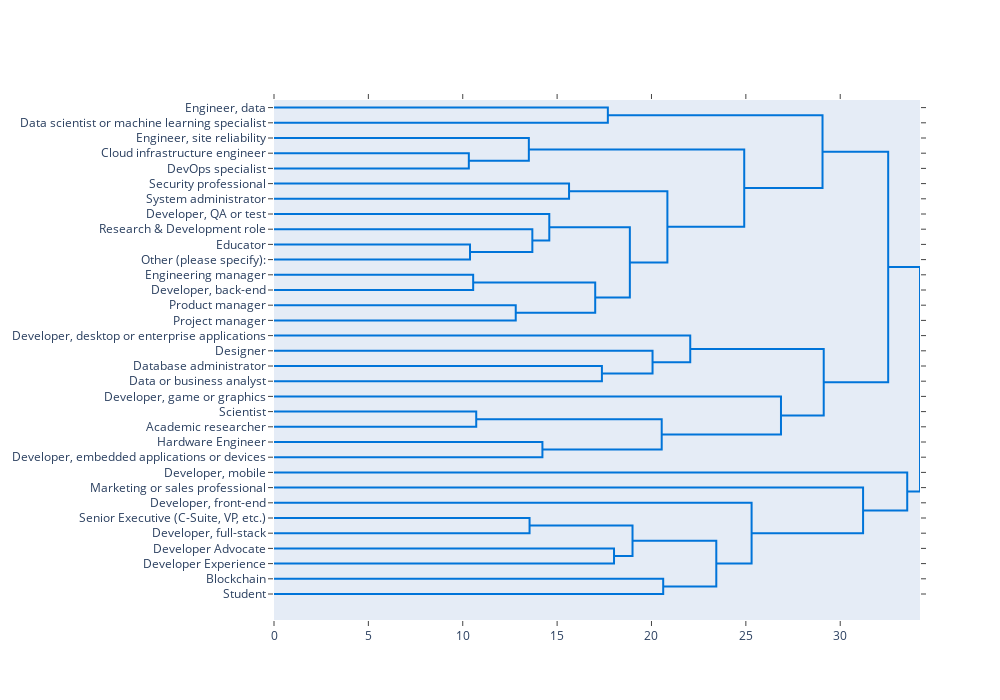

The notebook cell this image was saved under:
### Code cell
fig = ff.create_dendrogram(std_skills, labels=sorted_roles, orientation='left', color_threshold=0)
fig.update_layout(height=700, width=1000, showlegend=False)
fig.show()

### Figure 1 — Plotly figure (JSON) as saved in the notebook; plotly's stock layout.template omitted (floating-point values rounded to 4 significant figures)
{"data": [{"hoverinfo": "text", "marker": {"color": "rgb(0,116,217)"}, "mode": "lines", "type": "scatter", "x": [0, 17.69, 17.69, 0], "xaxis": "x", "y": [-5, -5, -15, -15], "yaxis": "y"}, {"hoverinfo": "text", "marker": {"color": "rgb(0,116,217)"}, "mode": "lines", "type": "scatter", "x": [0, 10.32, 10.32, 0], "xaxis": "x", "y": [-35, -35, -45, -45], "yaxis": "y"}, {"hoverinfo": "text", "marker": {"color": "rgb(0,116,217)"}, "mode": "lines", "type": "scatter", "x": [0, 13.5, 13.5, 10.32], "xaxis": "x", "y": [-25, -25, -40, -40], "yaxis": "y"}, {"hoverinfo": "text", "marker": {"color": "rgb(0,116,217)"}, "mode": "lines", "type": "scatter", "x": [0, 15.63, 15.63, 0], "xaxis": "x", "y": [-55, -55, -65, -65], "yaxis": "y"}, {"hoverinfo": "text", "marker": {"color": "rgb(0,116,217)"}, "mode": "lines", "type": "scatter", "x": [0, 10.39, 10.39, 0], "xaxis": "x", "y": [-95, -95, -105, -105], "yaxis": "y"}, {"hoverinfo": "text", "marker": {"color": "rgb(0,116,217)"}, "mode": "lines", "type": "scatter", "x": [0, 13.69, 13.69, 10.39], "xaxis": "x", "y": [-85, -85, -100, -100], "yaxis": "y"}, {"hoverinfo": "text", "marker": {"color": "rgb(0,116,217)"}, "mode": "lines", "type": "scatter", "x": [0, 14.59, 14.59, 13.69], "xaxis": "x", "y": [-75, -75, -92.5, -92.5], "yaxis": "y"}, {"hoverinfo": "text", "marker": {"color": "rgb(0,116,217)"}, "mode": "lines", "type": "scatter", "x": [0, 10.55, 10.55, 0], "xaxis": "x", "y": [-115, -115, -125, -125], "yaxis": "y"}, {"hoverinfo": "text", "marker": {"color": "rgb(0,116,217)"}, "mode": "lines", "type": "scatter", "x": [0, 12.81, 12.81, 0], "xaxis": "x", "y": [-135, -135, -145, -145], "yaxis": "y"}, {"hoverinfo": "text", "marker": {"color": "rgb(0,116,217)"}, "mode": "lines", "type": "scatter", "x": [10.55, 17.02, 17.02, 12.81], "xaxis": "x", "y": [-120, -120, -140, -140], "yaxis": "y"}, {"hoverinfo": "text", "marker": {"color": "rgb(0,116,217)"}, "mode": "lines", "type": "scatter", "x": [14.59, 18.85, 18.85, 17.02], "xaxis": "x", "y": [-83.75, -83.75, -130, -130], "yaxis": "y"}, {"hoverinfo": "text", "marker": {"color": "rgb(0,116,217)"}, "mode": "lines", "type": "scatter", "x": [15.63, 20.84, 20.84, 18.85], "xaxis": "x", "y": [-60, -60, -106.9, -106.9], "yaxis": "y"}, {"hoverinfo": "text", "marker": {"color": "rgb(0,116,217)"}, "mode": "lines", "type": "scatter", "x": [13.5, 24.91, 24.91, 20.84], "xaxis": "x", "y": [-32.5, -32.5, -83.44, -83.44], "yaxis": "y"}, {"hoverinfo": "text", "marker": {"color": "rgb(0,116,217)"}, "mode": "lines", "type": "scatter", "x": [17.69, 29.06, 29.06, 24.91], "xaxis": "x", "y": [-10, -10, -57.97, -57.97], "yaxis": "y"}, {"hoverinfo": "text", "marker": {"color": "rgb(0,116,217)"}, "mode": "lines", "type": "scatter", "x": [0, 17.37, 17.37, 0], "xaxis": "x", "y": [-175, -175, -185, -185], "yaxis": "y"}, {"hoverinfo": "text", "marker": {"color": "rgb(0,116,217)"}, "mode": "lines", "type": "scatter", "x": [0, 20.06, 20.06, 17.37], "xaxis": "x", "y": [-165, -165, -180, -180], "yaxis": "y"}, {"hoverinfo": "text", "marker": {"color": "rgb(0,116,217)"}, "mode": "lines", "type": "scatter", "x": [0, 22.05, 22.05, 20.06], "xaxis": "x", "y": [-155, -155, -172.5, -172.5], "yaxis": "y"}, {"hoverinfo": "text", "marker": {"color": "rgb(0,116,217)"}, "mode": "lines", "type": "scatter", "x": [0, 10.71, 10.71, 0], "xaxis": "x", "y": [-205, -205, -215, -215], "yaxis": "y"}, {"hoverinfo": "text", "marker": {"color": "rgb(0,116,217)"}, "mode": "lines", "type": "scatter", "x": [0, 14.22, 14.22, 0], "xaxis": "x", "y": [-225, -225, -235, -235], "yaxis": "y"}, {"hoverinfo": "text", "marker": {"color": "rgb(0,116,217)"}, "mode": "lines", "type": "scatter", "x": [10.71, 20.54, 20.54, 14.22], "xaxis": "x", "y": [-210, -210, -230, -230], "yaxis": "y"}, {"hoverinfo": "text", "marker": {"color": "rgb(0,116,217)"}, "mode": "lines", "type": "scatter", "x": [0, 26.86, 26.86, 20.54], "xaxis": "x", "y": [-195, -195, -220, -220], "yaxis": "y"}, {"hoverinfo": "text", "marker": {"color": "rgb(0,116,217)"}, "mode": "lines", "type": "scatter", "x": [22.05, 29.13, 29.13, 26.86], "xaxis": "x", "y": [-163.8, -163.8, -207.5, -207.5], "yaxis": "y"}, {"hoverinfo": "text", "marker": {"color": "rgb(0,116,217)"}, "mode": "lines", "type": "scatter", "x": [29.06, 32.54, 32.54, 29.13], "xaxis": "x", "y": [-33.98, -33.98, -185.6, -185.6], "yaxis": "y"}, {"hoverinfo": "text", "marker": {"color": "rgb(0,116,217)"}, "mode": "lines", "type": "scatter", "x": [0, 13.54, 13.54, 0], "xaxis": "x", "y": [-275, -275, -285, -285], "yaxis": "y"}, {"hoverinfo": "text", "marker": {"color": "rgb(0,116,217)"}, "mode": "lines", "type": "scatter", "x": [0, 18.02, 18.02, 0], "xaxis": "x", "y": [-295, -295, -305, -305], "yaxis": "y"}, {"hoverinfo": "text", "marker": {"color": "rgb(0,116,217)"}, "mode": "lines", "type": "scatter", "x": [13.54, 19.0, 19.0, 18.02], "xaxis": "x", "y": [-280, -280, -300, -300], "yaxis": "y"}, {"hoverinfo": "text", "marker": {"color": "rgb(0,116,217)"}, "mode": "lines", "type": "scatter", "x": [0, 20.62, 20.62, 0], "xaxis": "x", "y": [-315, -315, -325, -325], "yaxis": "y"}, {"hoverinfo": "text", "marker": {"color": "rgb(0,116,217)"}, "mode": "lines", "type": "scatter", "x": [19.0, 23.43, 23.43, 20.62], "xaxis": "x", "y": [-290, -290, -320, -320], "yaxis": "y"}, {"hoverinfo": "text", "marker": {"color": "rgb(0,116,217)"}, "mode": "lines", "type": "scatter", "x": [0, 25.3, 25.3, 23.43], "xaxis": "x", "y": [-265, -265, -305, -305], "yaxis": "y"}, {"hoverinfo": "text", "marker": {"color": "rgb(0,116,217)"}, "mode": "lines", "type": "scatter", "x": [0, 31.21, 31.21, 25.3], "xaxis": "x", "y": [-255, -255, -285, -285], "yaxis": "y"}, {"hoverinfo": "text", "marker": {"color": "rgb(0,116,217)"}, "mode": "lines", "type": "scatter", "x": [0, 33.55, 33.55, 31.21], "xaxis": "x", "y": [-245, -245, -270, -270], "yaxis": "y"}, {"hoverinfo": "text", "marker": {"color": "rgb(0,116,217)"}, "mode": "lines", "type": "scatter", "x": [32.54, 34.23, 34.23, 33.55], "xaxis": "x", "y": [-109.8, -109.8, -257.5, -257.5], "yaxis": "y"}], "layout": {"autosize": false, "height": 700, "hovermode": "closest", "showlegend": false, "width": 1000, "xaxis": {"mirror": "allticks", "rangemode": "tozero", "showgrid": false, "showline": true, "showticklabels": true, "ticks": "outside", "type": "linear", "zeroline": false}, "yaxis": {"mirror": "allticks", "rangemode": "tozero", "showgrid": false, "showline": true, "showticklabels": true, "tickmode": "array", "ticks": "outside", "ticktext": ["Engineer, data", "Data scientist or machine learning specialist", "Engineer, site reliability", "Cloud infrastructure engineer", "DevOps specialist", "Security professional", "System administrator", "Developer, QA or test", "Research & Development role", "Educator", "Other (please specify):", "Engineering manager", "Developer, back-end", "Product manager", "Project manager", "Developer, desktop or enterprise applications", "Designer", "Database administrator", "Data or business analyst", "Developer, game or graphics", "Scientist", "Academic researcher", "Hardware Engineer", "Developer, embedded applications or devices", "Developer, mobile", "Marketing or sales professional", "Developer, front-end", "Senior Executive (C-Suite, VP, etc.)", "Developer, full-stack", "Developer Advocate", "Developer Experience", "Blockchain", "Student"], "tickvals": [-5, -15, -25, -35, -45, -55, -65, -75, -85, -95, -105, -115, -125, -135, -145, -155, -165, -175, -185, -195, -205, -215, -225, -235, -245, -255, -265, -275, -285, -295, -305, -315, -325], "type": "linear", "zeroline": false}}}
